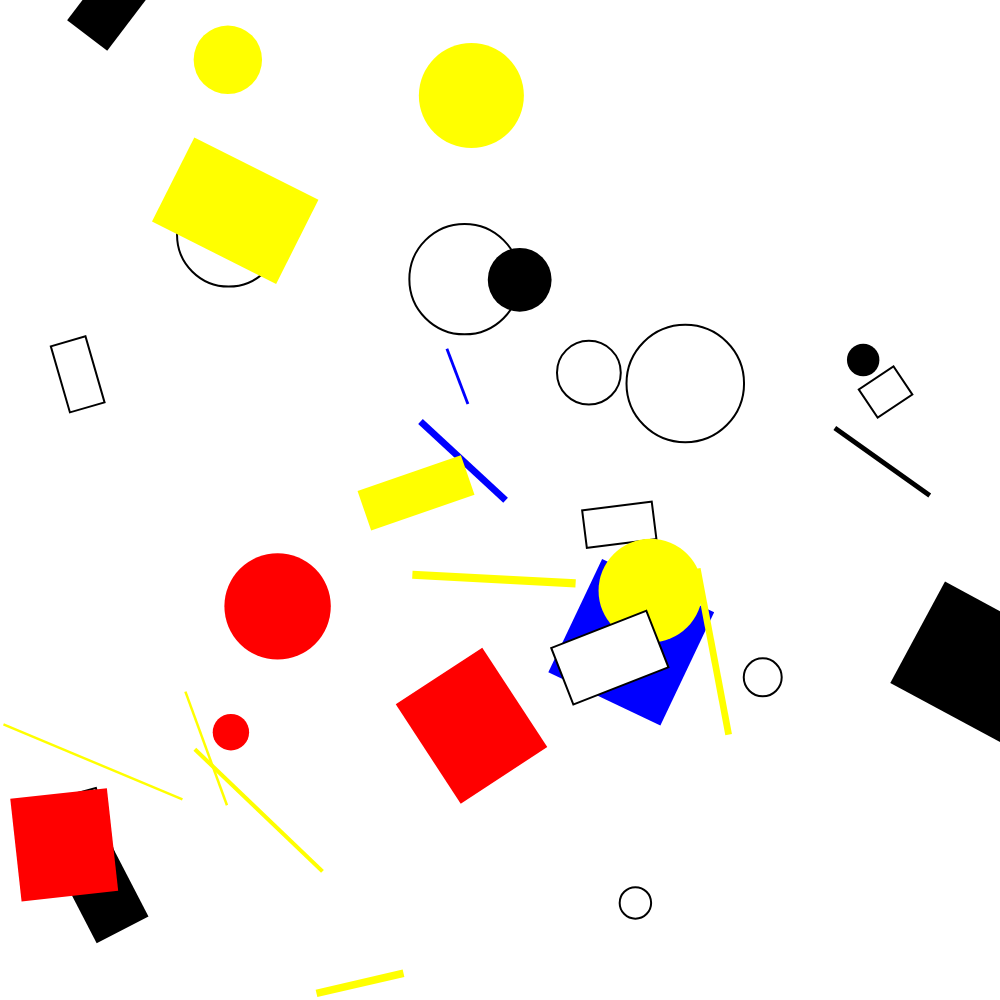
Frame 1 (no input)
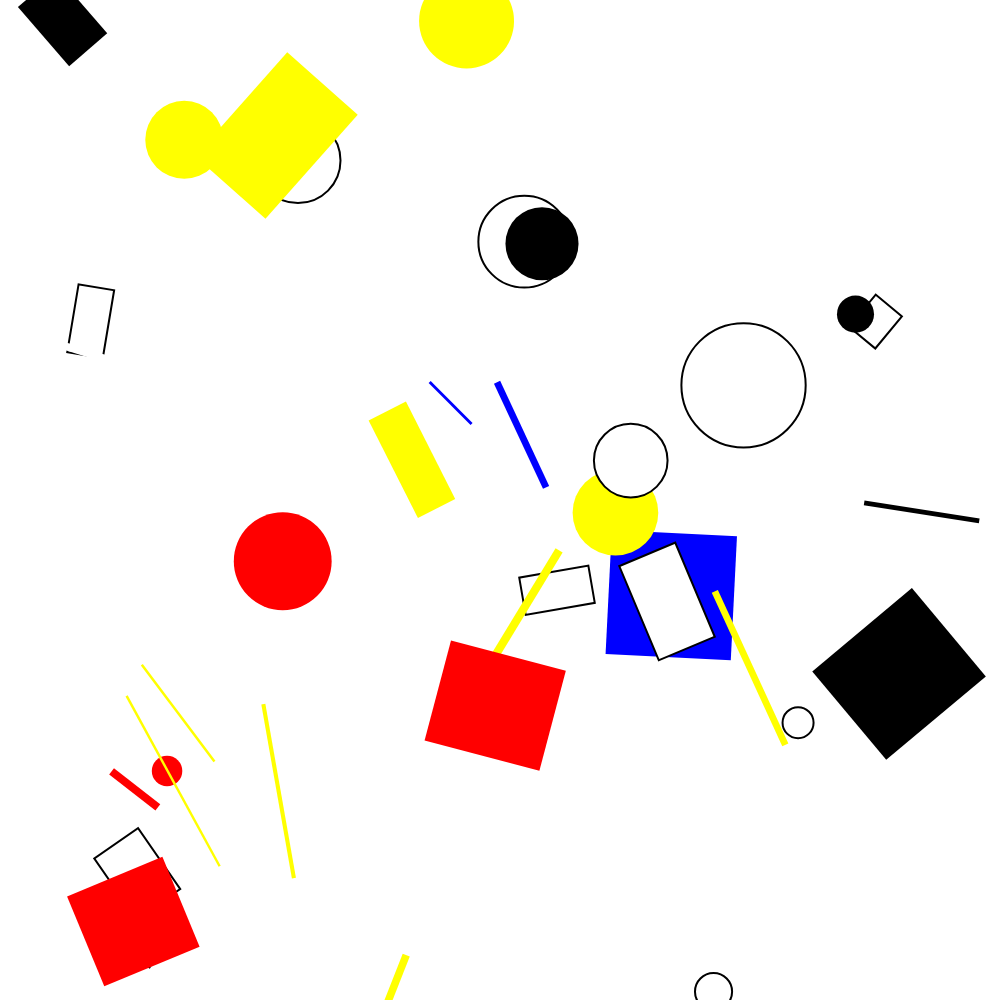
Frame 60 (no input)
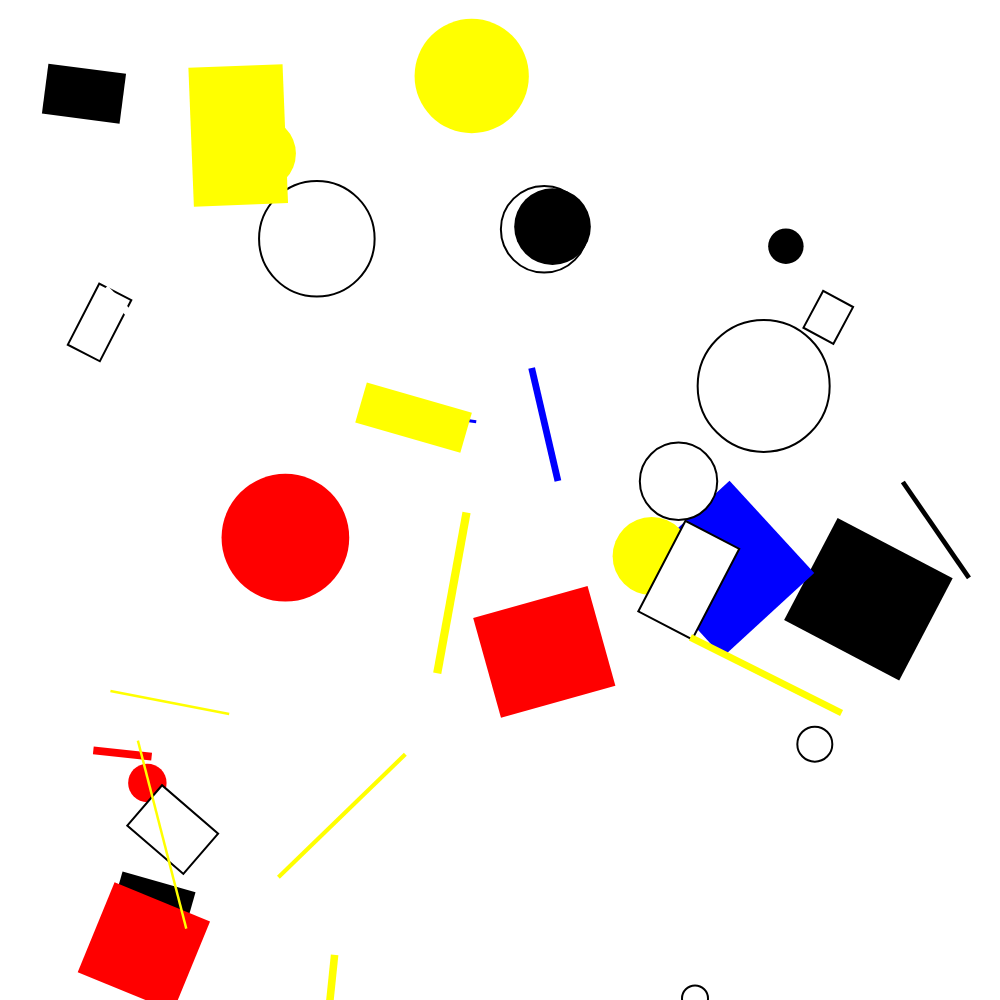
Frame 120 (the mouse pressed at the canvas centre since frame 60)

The p5.js sketch that drew these frames (run headless with seeded random() and noise() and a simulated clock; from frame 60 on, the mouse is pressed at the canvas centre):

// p5.js sketch
// ── sketch.js
// Mondrian-inspired generative art animation
let shapes = [];
const numShapes = 40;
const mondrian = {
  colors: ['#FF0000', '#0000FF', '#FFFF00', '#000000', '#FFFFFF'],
  redFreq: 0.15,
  blueFreq: 0.15,
  yellowFreq: 0.15,
  blackFreq: 0.2,
  whiteFreq: 0.35
};

function setup() {
  createCanvas(1000, 1000);
  frameRate(30);
  
  // Create initial shapes
  for (let i = 0; i < numShapes; i++) {
    shapes.push(createRandomShape());
  }
}

function draw() {
  background(255);
  
  // Draw and update all shapes
  for (let shape of shapes) {
    shape.update();
    shape.display();
  }
}

function createRandomShape() {
  let type = random(['rectangle', 'circle', 'line']);
  let x = random(width);
  let y = random(height);
  let colorIndex = weightedRandomColor();
  let color = mondrian.colors[colorIndex];
  
  switch (type) {
    case 'rectangle':
      return new Rectangle(x, y, color);
    case 'circle':
      return new Circle(x, y, color);
    case 'line':
      return new Line(x, y, color);
  }
}

function weightedRandomColor() {
  let r = random();
  if (r < mondrian.redFreq) {
    return 0; // red
  } else if (r < mondrian.redFreq + mondrian.blueFreq) {
    return 1; // blue
  } else if (r < mondrian.redFreq + mondrian.blueFreq + mondrian.yellowFreq) {
    return 2; // yellow
  } else if (r < mondrian.redFreq + mondrian.blueFreq + mondrian.yellowFreq + mondrian.blackFreq) {
    return 3; // black
  } else {
    return 4; // white
  }
}

class Shape {
  constructor(x, y, color) {
    this.x = x;
    this.y = y;
    this.color = color;
    this.targetX = x;
    this.targetY = y;
    this.speed = random(0.01, 0.05);
    this.setNewTarget();
  }
  
  update() {
    // Move gradually toward target
    this.x = lerp(this.x, this.targetX, this.speed);
    this.y = lerp(this.y, this.targetY, this.speed);
    
    // Set new target if close enough to current target
    if (dist(this.x, this.y, this.targetX, this.targetY) < 5) {
      this.setNewTarget();
    }
  }
  
  setNewTarget() {
    // Set new target position within a reasonable range of current position
    const range = 100;
    this.targetX = constrain(this.x + random(-range, range), 0, width);
    this.targetY = constrain(this.y + random(-range, range), 0, height);
    
    // Occasionally change speed
    if (random() < 0.2) {
      this.speed = random(0.01, 0.05);
    }
  }
  
  display() {
    // To be implemented by subclasses
  }
}

class Rectangle extends Shape {
  constructor(x, y, color) {
    super(x, y, color);
    this.width = random(30, 150);
    this.height = random(30, 150);
    this.rotation = random(TWO_PI);
    this.targetRotation = this.rotation;
    this.rotSpeed = random(0.005, 0.02);
  }
  
  update() {
    super.update();
    
    // Update rotation
    this.rotation = lerp(this.rotation, this.targetRotation, this.rotSpeed);
    
    // Set new target rotation if close to current target
    if (abs(this.rotation - this.targetRotation) < 0.1) {
      // 50% chance to stay orthogonal (0, PI/2, PI, 3PI/2)
      if (random() < 0.5) {
        this.targetRotation = floor(random(4)) * HALF_PI;
      } else {
        this.targetRotation = random(TWO_PI);
      }
    }
  }
  
  display() {
    push();
    translate(this.x, this.y);
    rotate(this.rotation);
    fill(this.color);
    if (this.color === '#FFFFFF') {
      stroke(0);
      strokeWeight(2);
    } else {
      noStroke();
    }
    rectMode(CENTER);
    rect(0, 0, this.width, this.height);
    pop();
  }
}

class Circle extends Shape {
  constructor(x, y, color) {
    super(x, y, color);
    this.radius = random(15, 70);
    this.originalRadius = this.radius;
    this.targetRadius = this.radius;
    this.pulseSpeed = random(0.01, 0.05);
  }
  
  update() {
    super.update();
    
    // Update radius (pulsating effect)
    this.radius = lerp(this.radius, this.targetRadius, this.pulseSpeed);
    
    // Set new target radius if close to current target
    if (abs(this.radius - this.targetRadius) < 1) {
      this.targetRadius = this.originalRadius * random(0.7, 1.3);
    }
  }
  
  display() {
    fill(this.color);
    if (this.color === '#FFFFFF') {
      stroke(0);
      strokeWeight(2);
    } else {
      noStroke();
    }
    ellipse(this.x, this.y, this.radius * 2);
  }
}

class Line extends Shape {
  constructor(x, y, color) {
    super(x, y, color);
    this.length = random(50, 200);
    this.angle = random(TWO_PI);
    this.targetAngle = this.angle;
    this.angleSpeed = random(0.01, 0.03);
    this.thickness = random(2, 10);
  }
  
  update() {
    super.update();
    
    // Update angle
    this.angle = lerp(this.angle, this.targetAngle, this.angleSpeed);
    
    // Set new target angle if close to current target
    if (abs(this.angle - this.targetAngle) < 0.1) {
      // 70% chance to stay horizontal or vertical
      if (random() < 0.7) {
        this.targetAngle = floor(random(2)) * HALF_PI;
      } else {
        this.targetAngle = random(TWO_PI);
      }
    }
  }
  
  display() {
    push();
    stroke(this.color);
    strokeWeight(this.thickness);
    strokeCap(SQUARE);
    
    // Calculate endpoints
    let x1 = this.x - cos(this.angle) * this.length / 2;
    let y1 = this.y - sin(this.angle) * this.length / 2;
    let x2 = this.x + cos(this.angle) * this.length / 2;
    let y2 = this.y + sin(this.angle) * this.length / 2;
    
    line(x1, y1, x2, y2);
    pop();
  }
}
